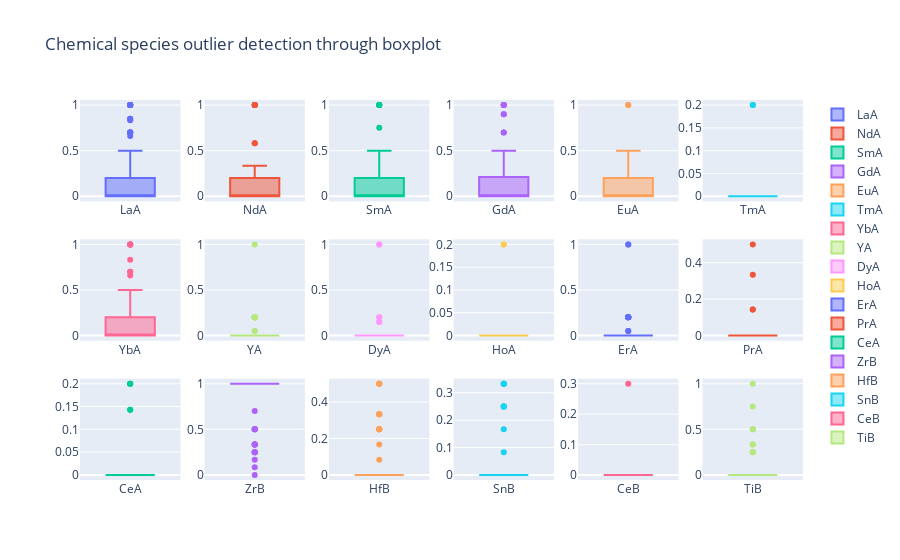

Notebook code cell kept with this figure:
### Code cell
# Box plot to identify outliers
rows_c = 3
cols_c = 6
fig = make_subplots(rows = rows_c, cols = cols_c)
row_no = col_no = 1

for col in data_input.columns:
    fig.add_trace(
    go.Box(y=data[col], name = col),
    row = row_no,
    col = col_no,
    )
    col_no += 1
    if col_no % (cols_c+1) == 0:
        row_no += 1
        col_no = 1
        
fig.update_layout(title_text = "Chemical species outlier detection through boxplot")
fig.show()
fig.write_html(results_dir + '\\' + f"Chem_spcs_outlier_detection.html")

### Figure 1 — Plotly figure (JSON) as saved in the notebook; plotly's stock layout.template omitted (floating-point values rounded to 4 significant figures)
{"data": [{"name": "LaA", "type": "box", "xaxis": "x", "y": [1, 0.2, 0.2, 0.2, 0, 0, 0, 1, 0, 1, 0, 0, 0, 0, 0.5, 0, 0.3333, 0, 0, 0, 0, 0, 0, 0, 0, 0, 0.2, 0.1429, 0.1429, 1, 0.2, 0.2, 0.2, 0.2, 0, 0.2, 1, 0.7, 0.7, 0, 0.85, 0.7, 0, 0, 0, 0, 0, 0, 0, 0, 0, 0, 0, 0, 0, 0, 0, 0, 0, 0.2, 1, 0.833, 0.66, 0.5, 0.33, 0.16, 0, 1, 0.2, 0.2, 0.2, 0, 0, 1, 0, 0.2, 0.2, 0.2, 0.2, 0.2, 0, 0.2, 1, 0.7, 0.7, 0, 0.85, 0.7, 0, 0, 0, 0, 0, 0, 0, 0, 0, 0, 0, 0, 0, 0, 0, 0, 0], "yaxis": "y"}, {"name": "NdA", "type": "box", "xaxis": "x2", "y": [0, 0.2, 0.2, 0.2, 0, 0, 0, 0, 0, 0, 0, 0, 0, 0, 0, 0, 0.3333, 0, 0, 0, 0, 0, 0, 0, 0, 0, 0.2, 0.1429, 0.1429, 0, 0.2, 0.2, 0, 0.2, 0.2, 0.2, 0, 0, 0, 1, 0, 0.3, 1, 0, 0, 0, 0, 0, 0, 0, 0, 0, 0, 0, 0, 0, 1, 0.2, 0.58, 0.2, 0, 0, 0, 0, 0, 0, 0, 0, 0.2, 0.2, 0.2, 0, 0, 0, 0, 0.2, 0.2, 0.2, 0, 0.2, 0.2, 0.2, 0, 0, 0, 1, 0, 0.3, 1, 0, 0, 0, 0, 0, 0, 0, 0, 0, 0, 0, 0, 0, 1, 0.2, 0.58], "yaxis": "y2"}, {"name": "SmA", "type": "box", "xaxis": "x3", "y": [0, 0.2, 0.2, 0, 0, 0, 0, 0, 1, 0, 1, 0, 0.5, 0, 0, 0, 0, 0.3333, 0.3333, 0.3333, 0.25, 0.3333, 0.3333, 0.3333, 0.25, 0.75, 0.2, 0.1429, 0.1429, 0, 0, 0.2, 0.2, 0.2, 0.2, 0.2, 0, 0, 0, 0, 0, 0, 0, 1, 0, 0, 0, 0, 1, 0, 0, 0, 0, 0, 0, 0, 0, 0, 0, 0.2, 0, 0, 0, 0, 0, 0, 0, 0, 0.2, 0.2, 0, 0, 0, 0, 1, 0.2, 0, 0.2, 0.2, 0.2, 0.2, 0.2, 0, 0, 0, 0, 0, 0, 0, 1, 0, 0, 0, 0, 1, 0, 0, 0, 0, 0, 0, 0, 0, 0, 0], "yaxis": "y3"}, {"name": "GdA", "type": "box", "xaxis": "x4", "y": [0, 0.2, 0.2, 0, 0, 0, 0, 0, 0, 0, 0, 1, 0.5, 0.5, 0, 0.5, 0, 0.3333, 0.3333, 0.3333, 0.25, 0.3333, 0.3333, 0.3333, 0.25, 0, 0, 0.1429, 0.1429, 0, 0.2, 0.2, 0.2, 0.2, 0.2, 0.2, 0, 0.3, 0, 0, 0, 0, 0, 0, 1, 0, 0, 0, 0, 0, 1, 0.9, 0.7, 0.5, 0.3, 0.2, 0, 0.2, 0.05, 0, 0, 0, 0, 0, 0, 0, 0, 0, 0.2, 0.2, 0, 0, 0, 0, 0, 0, 0.2, 0.2, 0.2, 0.2, 0.2, 0.2, 0, 0.3, 0, 0, 0, 0, 0, 0, 1, 0, 0, 0, 0, 0, 1, 0.9, 0.7, 0.5, 0.3, 0.2, 0, 0.2, 0.05], "yaxis": "y4"}, {"name": "EuA", "type": "box", "xaxis": "x5", "y": [0, 0.2, 0, 0, 0, 0, 0, 0, 0, 0, 0, 0, 0, 0.5, 0, 0.5, 0, 0.3333, 0.3333, 0.3333, 0.25, 0.3333, 0.3333, 0.3333, 0.25, 0, 0.2, 0.1429, 0.1429, 0, 0.2, 0.2, 0.2, 0, 0.2, 0, 0, 0, 0.3, 0, 0, 0, 0, 0, 0, 0, 0, 0, 0, 1, 0, 0, 0, 0, 0, 0, 0, 0, 0, 0.2, 0, 0, 0, 0, 0, 0, 0, 0, 0.2, 0, 0, 0, 0, 0, 0, 0.2, 0.2, 0.2, 0.2, 0, 0.2, 0, 0, 0, 0.3, 0, 0, 0, 0, 0, 0, 0, 0, 0, 0, 1, 0, 0, 0, 0, 0, 0, 0, 0, 0], "yaxis": "y5"}, {"name": "TmA", "type": "box", "xaxis": "x6", "y": [0, 0, 0, 0, 0, 0, 0, 0, 0, 0, 0, 0, 0, 0, 0, 0, 0, 0, 0, 0, 0, 0, 0, 0, 0, 0, 0, 0, 0, 0, 0, 0, 0, 0, 0, 0, 0, 0, 0, 0, 0, 0, 0, 0, 0, 0, 0, 0, 0, 0, 0, 0, 0, 0, 0, 0.2, 0, 0, 0, 0, 0, 0, 0, 0, 0, 0, 0, 0, 0, 0, 0, 0, 0, 0, 0, 0, 0, 0, 0, 0, 0, 0, 0, 0, 0, 0, 0, 0, 0, 0, 0, 0, 0, 0, 0, 0, 0, 0, 0, 0, 0, 0.2, 0, 0, 0], "yaxis": "y6"}, {"name": "YbA", "type": "box", "xaxis": "x7", "y": [0, 0, 0.2, 0.2, 0.2, 1, 0, 0, 0, 0, 0, 0, 0, 0, 0, 0, 0, 0, 0, 0, 0.25, 0, 0, 0, 0.25, 0.25, 0, 0, 0, 0, 0, 0, 0, 0, 0, 0, 0, 0, 0, 0, 0, 0, 0, 0, 0, 0, 0, 1, 0, 0, 0, 0.1, 0.3, 0.5, 0.7, 0.2, 0, 0.2, 0.27, 0, 0, 0.16, 0.33, 0.5, 0.66, 0.833, 1, 0, 0, 0.2, 0.2, 0.2, 1, 0, 0, 0, 0, 0, 0, 0, 0, 0, 0, 0, 0, 0, 0, 0, 0, 0, 0, 0, 0, 1, 0, 0, 0, 0.1, 0.3, 0.5, 0.7, 0.2, 0, 0.2, 0.27], "yaxis": "y7"}, {"name": "YA", "type": "box", "xaxis": "x8", "y": [0, 0, 0, 0.2, 0.2, 0, 1, 0, 0, 0, 0, 0, 0, 0, 0, 0, 0, 0, 0, 0, 0, 0, 0, 0, 0, 0, 0, 0, 0, 0, 0.2, 0, 0.2, 0.2, 0.2, 0.2, 0, 0, 0, 0, 0, 0, 0, 0, 0, 0, 0, 0, 0, 0, 0, 0, 0, 0, 0, 0.2, 0, 0.2, 0.05, 0, 0, 0, 0, 0, 0, 0, 0, 0, 0, 0, 0.2, 0.2, 0, 0, 0, 0, 0.2, 0, 0.2, 0.2, 0.2, 0.2, 0, 0, 0, 0, 0, 0, 0, 0, 0, 0, 0, 0, 0, 0, 0, 0, 0, 0, 0, 0.2, 0, 0.2, 0.05], "yaxis": "y8"}, {"name": "DyA", "type": "box", "xaxis": "x9", "y": [0, 0, 0, 0, 0.2, 0, 0, 0, 0, 0, 0, 0, 0, 0, 0, 0, 0, 0, 0, 0, 0, 0, 0, 0, 0, 0, 0, 0, 0, 0, 0, 0, 0, 0, 0, 0, 0, 0, 0, 0, 0.15, 0, 0, 0, 0, 1, 0, 0, 0, 0, 0, 0, 0, 0, 0, 0, 0, 0, 0, 0, 0, 0, 0, 0, 0, 0, 0, 0, 0, 0, 0, 0.2, 0, 0, 0, 0, 0, 0, 0, 0, 0, 0, 0, 0, 0, 0, 0.15, 0, 0, 0, 0, 1, 0, 0, 0, 0, 0, 0, 0, 0, 0, 0, 0, 0, 0], "yaxis": "y9"}, {"name": "HoA", "type": "box", "xaxis": "x10", "y": [0, 0, 0, 0, 0.2, 0, 0, 0, 0, 0, 0, 0, 0, 0, 0, 0, 0, 0, 0, 0, 0, 0, 0, 0, 0, 0, 0, 0, 0, 0, 0, 0, 0, 0, 0, 0, 0, 0, 0, 0, 0, 0, 0, 0, 0, 0, 0, 0, 0, 0, 0, 0, 0, 0, 0, 0, 0, 0, 0, 0, 0, 0, 0, 0, 0, 0, 0, 0, 0, 0, 0, 0.2, 0, 0, 0, 0, 0, 0, 0, 0, 0, 0, 0, 0, 0, 0, 0, 0, 0, 0, 0, 0, 0, 0, 0, 0, 0, 0, 0, 0, 0, 0, 0, 0, 0], "yaxis": "y10"}, {"name": "ErA", "type": "box", "xaxis": "x11", "y": [0, 0, 0, 0.2, 0.2, 0, 0, 0, 0, 0, 0, 0, 0, 0, 0, 0, 0, 0, 0, 0, 0, 0, 0, 0, 0, 0, 0, 0, 0, 0, 0, 0, 0, 0, 0, 0, 0, 0, 0, 0, 0, 0, 0, 0, 0, 0, 1, 0, 0, 0, 0, 0, 0, 0, 0, 0.2, 0, 0.2, 0.05, 0, 0, 0, 0, 0, 0, 0, 0, 0, 0, 0, 0.2, 0.2, 0, 0, 0, 0, 0, 0, 0, 0, 0, 0, 0, 0, 0, 0, 0, 0, 0, 0, 0, 0, 1, 0, 0, 0, 0, 0, 0, 0, 0, 0.2, 0, 0.2, 0.05], "yaxis": "y11"}, {"name": "PrA", "type": "box", "xaxis": "x12", "y": [0, 0, 0, 0, 0, 0, 0, 0, 0, 0, 0, 0, 0, 0, 0.5, 0, 0.3333, 0, 0, 0, 0, 0, 0, 0, 0, 0, 0, 0.1429, 0.1429, 0, 0, 0, 0, 0, 0, 0, 0, 0, 0, 0, 0, 0, 0, 0, 0, 0, 0, 0, 0, 0, 0, 0, 0, 0, 0, 0, 0, 0, 0, 0, 0, 0, 0, 0, 0, 0, 0, 0, 0, 0, 0, 0, 0, 0, 0, 0, 0, 0, 0, 0, 0, 0, 0, 0, 0, 0, 0, 0, 0, 0, 0, 0, 0, 0, 0, 0, 0, 0, 0, 0, 0, 0, 0, 0, 0], "yaxis": "y12"}, {"name": "CeA", "type": "box", "xaxis": "x13", "y": [0, 0, 0, 0, 0, 0, 0, 0, 0, 0, 0, 0, 0, 0, 0, 0, 0, 0, 0, 0, 0, 0, 0, 0, 0, 0, 0.2, 0.1429, 0.1429, 0, 0, 0, 0, 0, 0, 0, 0, 0, 0, 0, 0, 0, 0, 0, 0, 0, 0, 0, 0, 0, 0, 0, 0, 0, 0, 0, 0, 0, 0, 0.2, 0, 0, 0, 0, 0, 0, 0, 0, 0, 0, 0, 0, 0, 0, 0, 0.2, 0, 0, 0, 0, 0, 0, 0, 0, 0, 0, 0, 0, 0, 0, 0, 0, 0, 0, 0, 0, 0, 0, 0, 0, 0, 0, 0, 0, 0], "yaxis": "y13"}, {"name": "ZrB", "type": "box", "xaxis": "x14", "y": [1, 1, 1, 1, 1, 1, 1, 1, 1, 0.5, 0.25, 0.25, 0.3333, 0.3333, 0.3333, 0.3333, 0.5, 0.5, 0.3333, 0.25, 0.25, 0.1667, 0.08333, 0, 0.25, 0.5, 1, 0.5, 0.3333, 0.7, 1, 1, 1, 1, 1, 1, 1, 1, 1, 1, 1, 1, 1, 1, 1, 1, 1, 1, 1, 1, 1, 1, 1, 1, 1, 1, 1, 1, 1, 1, 1, 1, 1, 1, 1, 1, 1, 1, 1, 1, 1, 1, 1, 1, 1, 1, 1, 1, 1, 1, 1, 1, 1, 1, 1, 1, 1, 1, 1, 1, 1, 1, 1, 1, 1, 1, 1, 1, 1, 1, 1, 1, 1, 1, 1], "yaxis": "y14"}, {"name": "HfB", "type": "box", "xaxis": "x15", "y": [0, 0, 0, 0, 0, 0, 0, 0, 0, 0.5, 0.25, 0.25, 0.3333, 0.3333, 0.3333, 0.3333, 0.5, 0.5, 0.3333, 0.25, 0.25, 0.1667, 0.08333, 0, 0.25, 0, 0, 0.5, 0.3333, 0, 0, 0, 0, 0, 0, 0, 0, 0, 0, 0, 0, 0, 0, 0, 0, 0, 0, 0, 0, 0, 0, 0, 0, 0, 0, 0, 0, 0, 0, 0, 0, 0, 0, 0, 0, 0, 0, 0, 0, 0, 0, 0, 0, 0, 0, 0, 0, 0, 0, 0, 0, 0, 0, 0, 0, 0, 0, 0, 0, 0, 0, 0, 0, 0, 0, 0, 0, 0, 0, 0, 0, 0, 0, 0, 0], "yaxis": "y15"}, {"name": "SnB", "type": "box", "xaxis": "x16", "y": [0, 0, 0, 0, 0, 0, 0, 0, 0, 0, 0.25, 0.25, 0, 0, 0.3333, 0.3333, 0, 0, 0.3333, 0.25, 0.25, 0.1667, 0.08333, 0, 0, 0, 0, 0, 0.3333, 0, 0, 0, 0, 0, 0, 0, 0, 0, 0, 0, 0, 0, 0, 0, 0, 0, 0, 0, 0, 0, 0, 0, 0, 0, 0, 0, 0, 0, 0, 0, 0, 0, 0, 0, 0, 0, 0, 0, 0, 0, 0, 0, 0, 0, 0, 0, 0, 0, 0, 0, 0, 0, 0, 0, 0, 0, 0, 0, 0, 0, 0, 0, 0, 0, 0, 0, 0, 0, 0, 0, 0, 0, 0, 0, 0], "yaxis": "y16"}, {"name": "CeB", "type": "box", "xaxis": "x17", "y": [0, 0, 0, 0, 0, 0, 0, 0, 0, 0, 0, 0, 0, 0, 0, 0, 0, 0, 0, 0, 0, 0, 0, 0, 0, 0, 0, 0, 0, 0.3, 0, 0, 0, 0, 0, 0, 0, 0, 0, 0, 0, 0, 0, 0, 0, 0, 0, 0, 0, 0, 0, 0, 0, 0, 0, 0, 0, 0, 0, 0, 0, 0, 0, 0, 0, 0, 0, 0, 0, 0, 0, 0, 0, 0, 0, 0, 0, 0, 0, 0, 0, 0, 0, 0, 0, 0, 0, 0, 0, 0, 0, 0, 0, 0, 0, 0, 0, 0, 0, 0, 0, 0, 0, 0, 0], "yaxis": "y17"}, {"name": "TiB", "type": "box", "xaxis": "x18", "y": [0, 0, 0, 0, 0, 0, 0, 0, 0, 0, 0.25, 0.25, 0.3333, 0.3333, 0, 0, 0, 0, 0, 0.25, 0.25, 0.5, 0.75, 1, 0.5, 0.5, 0, 0, 0, 0, 0, 0, 0, 0, 0, 0, 0, 0, 0, 0, 0, 0, 0, 0, 0, 0, 0, 0, 0, 0, 0, 0, 0, 0, 0, 0, 0, 0, 0, 0, 0, 0, 0, 0, 0, 0, 0, 0, 0, 0, 0, 0, 0, 0, 0, 0, 0, 0, 0, 0, 0, 0, 0, 0, 0, 0, 0, 0, 0, 0, 0, 0, 0, 0, 0, 0, 0, 0, 0, 0, 0, 0, 0, 0, 0], "yaxis": "y18"}], "layout": {"title": {"text": "Chemical species outlier detection through boxplot"}, "xaxis": {"anchor": "y", "domain": [0, 0.1389]}, "xaxis10": {"anchor": "y10", "domain": [0.5167, 0.6556]}, "xaxis11": {"anchor": "y11", "domain": [0.6889, 0.8278]}, "xaxis12": {"anchor": "y12", "domain": [0.8611, 1]}, "xaxis13": {"anchor": "y13", "domain": [0, 0.1389]}, "xaxis14": {"anchor": "y14", "domain": [0.1722, 0.3111]}, "xaxis15": {"anchor": "y15", "domain": [0.3444, 0.4833]}, "xaxis16": {"anchor": "y16", "domain": [0.5167, 0.6556]}, "xaxis17": {"anchor": "y17", "domain": [0.6889, 0.8278]}, "xaxis18": {"anchor": "y18", "domain": [0.8611, 1]}, "xaxis2": {"anchor": "y2", "domain": [0.1722, 0.3111]}, "xaxis3": {"anchor": "y3", "domain": [0.3444, 0.4833]}, "xaxis4": {"anchor": "y4", "domain": [0.5167, 0.6556]}, "xaxis5": {"anchor": "y5", "domain": [0.6889, 0.8278]}, "xaxis6": {"anchor": "y6", "domain": [0.8611, 1]}, "xaxis7": {"anchor": "y7", "domain": [0, 0.1389]}, "xaxis8": {"anchor": "y8", "domain": [0.1722, 0.3111]}, "xaxis9": {"anchor": "y9", "domain": [0.3444, 0.4833]}, "yaxis": {"anchor": "x", "domain": [0.7333, 1]}, "yaxis10": {"anchor": "x10", "domain": [0.3667, 0.6333]}, "yaxis11": {"anchor": "x11", "domain": [0.3667, 0.6333]}, "yaxis12": {"anchor": "x12", "domain": [0.3667, 0.6333]}, "yaxis13": {"anchor": "x13", "domain": [0, 0.2667]}, "yaxis14": {"anchor": "x14", "domain": [0, 0.2667]}, "yaxis15": {"anchor": "x15", "domain": [0, 0.2667]}, "yaxis16": {"anchor": "x16", "domain": [0, 0.2667]}, "yaxis17": {"anchor": "x17", "domain": [0, 0.2667]}, "yaxis18": {"anchor": "x18", "domain": [0, 0.2667]}, "yaxis2": {"anchor": "x2", "domain": [0.7333, 1]}, "yaxis3": {"anchor": "x3", "domain": [0.7333, 1]}, "yaxis4": {"anchor": "x4", "domain": [0.7333, 1]}, "yaxis5": {"anchor": "x5", "domain": [0.7333, 1]}, "yaxis6": {"anchor": "x6", "domain": [0.7333, 1]}, "yaxis7": {"anchor": "x7", "domain": [0.3667, 0.6333]}, "yaxis8": {"anchor": "x8", "domain": [0.3667, 0.6333]}, "yaxis9": {"anchor": "x9", "domain": [0.3667, 0.6333]}}}
